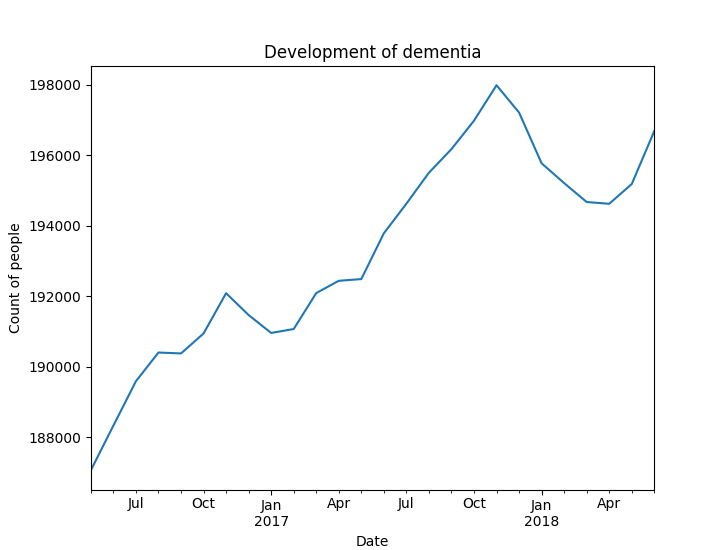

The script that drew this image:
#!/usr/bin/env python3

import os
import pandas as pd
import matplotlib.pyplot as plt

# Showing just how the graph was created, csv files are in directory "folder"
dirname = "folder"
frames = []

for file in os.listdir(dirname):
    if file[-4:] == ".csv":
        data = pd.read_csv(os.path.join(dirname, file),
                           parse_dates=['ACH_DATE'],
                           date_parser=lambda x: pd.to_datetime(x, format='%d%b%Y'))
        # there are mixed levels of administrative units, so I chose first one (CC - ceremonial counties...)
        dementia = data[(data.MEASURE == "DEMENTIA_REGISTER_65_PLUS") & (data.ORG_TYPE == "CC")]
        dementia = dementia.loc[:, ["NAME", "ACH_DATE", "MEASURE", "VALUE"]]
        frames.append(dementia)

merged = frames[0]
merged = merged.append(frames[1:], ignore_index=True).drop_duplicates().reset_index(drop=True)
merged = merged.groupby(["ACH_DATE"])["VALUE"].sum()  # it is also sorted by date then
ax = merged.plot(title="Development of dementia")
ax.set_xlabel("Date")
ax.set_ylabel("Count of people")
plt.show()
